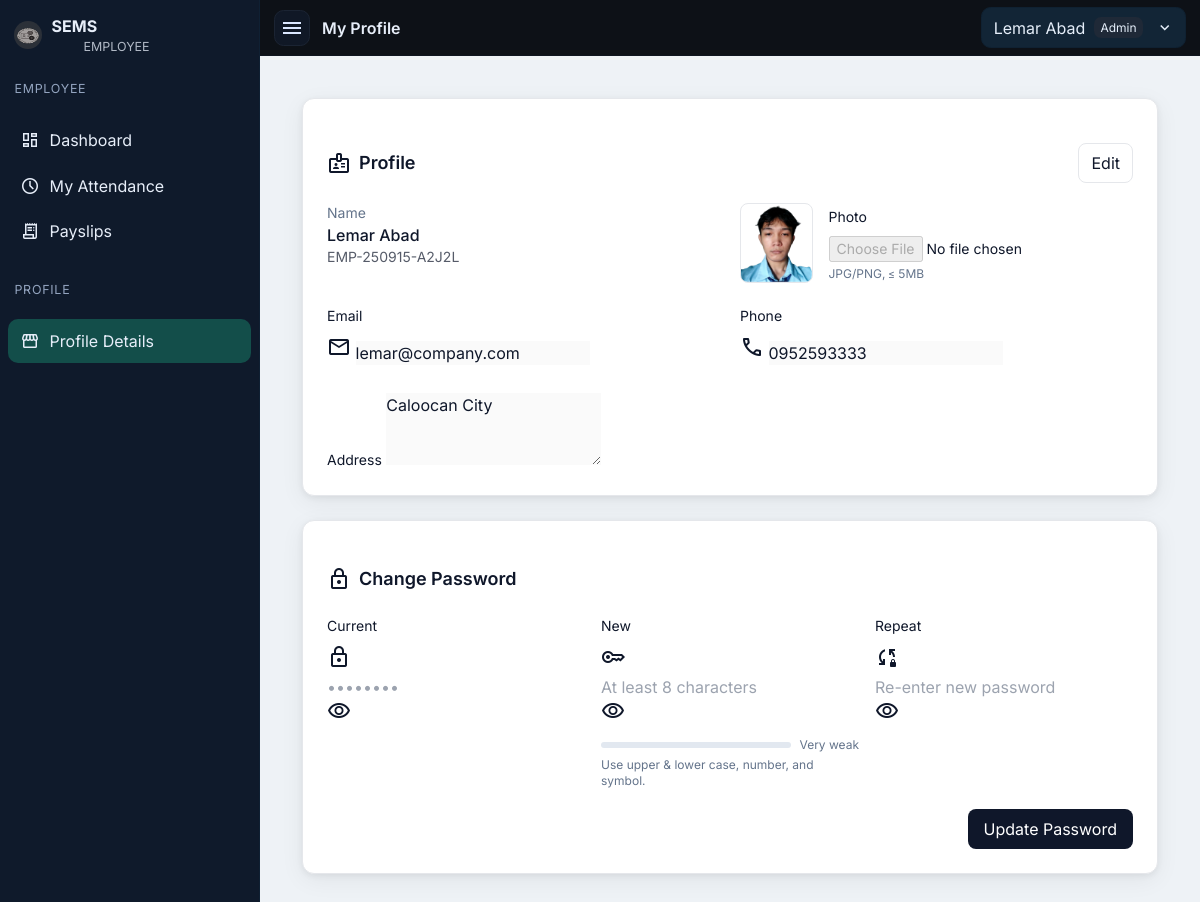
/public/employee/profile.php (signed in), run on the app's committed database.
### tables this page shows
CREATE TABLE `users` (
  `id` int(11) NOT NULL,
  `username` varchar(60) NOT NULL,
  `password_hash` varchar(255) NOT NULL,
  `role` enum('ADMIN','HR','MANAGER','EMPLOYEE') NOT NULL,
  `employee_id` int(11) DEFAULT NULL
);

CREATE TABLE `employees` (
  `id` int(11) NOT NULL,
  `emp_no` varchar(30) NOT NULL,
  `fname` varchar(60) NOT NULL,
  `lname` varchar(60) NOT NULL,
  `position` varchar(80) DEFAULT NULL,
  `department` varchar(80) DEFAULT NULL,
  `pay_group` enum('WEEKLY','SEMI_MONTHLY','MONTHLY') DEFAULT 'SEMI_MONTHLY',
  `monthly_rate` decimal(10,2) DEFAULT 0.00,
  `hourly_rate` decimal(10,2) DEFAULT 0.00,
  `email` varchar(120) DEFAULT NULL,
  `phone` varchar(40) DEFAULT NULL,
  `address` text DEFAULT NULL,
  `photo_path` varchar(255) DEFAULT NULL,
  `active` tinyint(1) DEFAULT 1,
  `created_at` timestamp NOT NULL DEFAULT current_timestamp()
);

### public/partials/auth.php (called while the page is built, shortened)
<?php
function current_user(PDO $db){
  $sql="SELECT u.id,u.username,u.role,u.employee_id,
               COALESCE(CONCAT(e.fname,' ',e.lname), u.username) AS name,
               e.position
        FROM users u
        LEFT JOIN employees e ON e.id=u.employee_id
        WHERE u.id=?";
  $st=$db->prepare($sql); $st->execute([$_SESSION['uid']]);
  return $st->fetch(PDO::FETCH_ASSOC);
}

### public/employee/profile.php (the view, shortened to what this page needs)
<?php
require __DIR__.'/../partials/auth.php'; login_required();
$u = current_user($db);
$emp = $db->prepare("SELECT * FROM employees WHERE id=?");
$emp->execute([$u['employee_id']]);
$e = $emp->fetch(PDO::FETCH_ASSOC);
$page_title='My Profile';
require __DIR__.'/../partials/layout_head.php';
require __DIR__.'/../partials/layout_nav.php';
?>
<div class="max-w-6xl mx-auto p-4 md:p-6 space-y-6">
  <form id="profileForm" method="post" enctype="multipart/form-data" class="bg-white rounded-xl shadow-soft border p-6 space-y-5">
    <div class="flex items-center justify-between">
      <div class="text-lg font-semibold flex items-center gap-2">
        <span class="material-symbols-outlined">badge</span> Profile
      </div>
      <div class="flex gap-2">
        <button type="button" id="editBtn" class="px-3 h-10 rounded-lg border">Edit</button>
      </div>
    </div>
    <div class="grid sm:grid-cols-2 gap-5">
      <div>
        <div class="text-sm text-slate-500">Name</div>
        <div class="font-medium"><?= htmlspecialchars($e['fname'].' '.$e['lname']) ?></div>
        <div class="text-sm opacity-70"><?= htmlspecialchars($e['emp_no']) ?></div>
      </div>
      <div class="flex items-center gap-4">
        <img src="<?= htmlspecialchars($e['photo_path'] ?: '/sems/public/assets/user.svg') ?>"
             class="w-20 h-20 rounded-lg object-cover border">
        <div class="w-full">
          <label class="text-sm">Photo</label>
          <input data-editable type="file" name="photo" accept="image/*" class="mt-2 block text-sm" disabled>
          <div class="text-xs text-slate-500 mt-1">JPG/PNG, ≤ 5MB</div>
        </div>
      </div>
      <div>
        <label class="text-sm">Email</label>
        <div class="input-group mt-2">
          <span class="input-icon material-symbols-outlined">mail</span>
          <input data-editable name="email" value="<?= htmlspecialchars($e['email']) ?>"
                 placeholder="name@company.com" class="form-input" disabled>
        </div>
      </div>
      <div>
        <label class="text-sm">Phone</label>
        <div class="input-group mt-2">
          <span class="input-icon material-symbols-outlined">call</span>
          <input data-editable name="phone" value="<?= htmlspecialchars($e['phone']) ?>"
                 placeholder="09XXXXXXXXX" class="form-input" disabled>
        </div>
      </div>
      <div class="sm:col-span-2">
        <label class="text-sm">Address</label>
        <textarea data-editable name="address" rows="3" placeholder="House #, Street, City / Province, ZIP"
                  class="form-input mt-2 min-h-[44px]" disabled><?= htmlspecialchars($e['address']) ?></textarea>
      </div>
    </div>
  </form>
  <form method="post" class="bg-white rounded-xl shadow-soft border p-6 space-y-5">
    <div class="text-lg font-semibold flex items-center gap-2">
      <span class="material-symbols-outlined">lock</span> Change Password
    </div>
    <div class="grid sm:grid-cols-3 gap-4">
      <div>
        <label class="text-sm">Current</label>
        <div class="input-group mt-2">
          <span class="input-icon material-symbols-outlined">lock</span>
          <input id="passCur" type="password" name="current" placeholder="••••••••"
                 class="form-input pr-10" required>
          <button class="pass-toggle" type="button" data-target="passCur">
            <span class="material-symbols-outlined">visibility</span>
          </button>
        </div>
      </div>
      <div>
        <label class="text-sm">New</label>
        <div class="input-group mt-2">
          <span class="input-icon material-symbols-outlined">key</span>
          <input id="passNew" type="password" name="new" placeholder="At least 8 characters"
                 class="form-input pr-10" required>
          <button class="pass-toggle" type="button" data-target="passNew">
            <span class="material-symbols-outlined">visibility</span>
          </button>
        </div>
        <div class="mt-2 flex items-center gap-2">
          <div class="h-1.5 w-full bg-slate-200 rounded-full overflow-hidden">
          </div>
          <span id="meterLabel" class="text-xs text-slate-500 whitespace-nowrap">Weak</span>
        </div>
        <div class="text-xs text-slate-500 mt-1">Use upper & lower case, number, and symbol.</div>
      </div>
      <div>
        <label class="text-sm">Repeat</label>
        <div class="input-group mt-2">
          <span class="input-icon material-symbols-outlined">sync_lock</span>
          <input id="passRe" type="password" name="re" placeholder="Re-enter new password"
                 class="form-input pr-10" required>
          <button class="pass-toggle" type="button" data-target="passRe">
            <span class="material-symbols-outlined">visibility</span>
          </button>
        </div>
      </div>
    </div>
    <div class="flex justify-end">
      <button class="px-4 h-10 rounded-lg bg-charcoal text-white">Update Password</button>
    </div>
  </form>
</div>
<?php require __DIR__.'/../partials/layout_foot.php'; ?>

### public/partials/layout_nav.php (shortened to what this page needs)
<?php
require_once __DIR__.'/auth.php';
$u = current_user($db) ?? ['name'=>'User','role'=>'EMPLOYEE','position'=>null];
$page_title = $page_title ?? 'Dashboard';
function sems_nav_sections(string $role): array {
  $sections = [];
  if ($role === 'EMPLOYEE') {
    $sections[] = ['label'=>'Employee','items'=>[
      ['Dashboard','/sems/public/employee/dashboard.php','dashboard'],
      ['My Attendance','/sems/public/employee/attendance.php','schedule'],
      ['Payslips','/sems/public/employee/payslips.php','receipt_long'],
    ]];
  }
  $sections[] = ['label'=>'Profile','items'=>[
    ['Profile Details','/sems/public/employee/profile.php','storefront']
  ]];
  return $sections;
}
$sections = sems_nav_sections($u['role']);
?>
<nav id="sb" class="sb" aria-label="Sidebar">
  <div class="sb-head">
    <img src="/sems/public/assets/logo.png" alt="SEMS">
    <div>
      <div style="font-weight:700">SEMS</div>
      <div class="sb-role"><?= htmlspecialchars($u['role']) ?></div>
    </div>
  </div>
  <?php foreach ($sections as $section): ?>
    <div class="sb-section"><?= htmlspecialchars($section['label']) ?></div>
    <ul>
      <?php foreach ($section['items'] as [$label,$href,$icon]):
        $is = (strpos($_SERVER['REQUEST_URI'],$href)===0) ? 'active' : ''; ?>
        <li><a class="<?= $is ?>" href="<?= $href ?>"><span class="ms"><?= $icon ?></span><span><?= htmlspecialchars($label) ?></span></a></li>
      <?php endforeach; ?>
    </ul>
  <?php endforeach; ?>
</nav>
<header class="topbar" role="banner">
  <button id="toggle" class="hambtn" aria-label="Toggle navigation">
    <span class="material-symbols-outlined">menu</span>
  </button>
  <div style="font-weight:600"><?= htmlspecialchars($page_title) ?></div>
  <div class="menu" id="profileMenu">
    <button class="menu-btn" type="button" title="Account">
      <span><?= htmlspecialchars($u['name'] ?? 'User') ?></span>
      <?php if(!empty($u['position'])): ?><span class="badge"><?= htmlspecialchars($u['position']) ?></span><?php endif; ?>
      <span class="material-symbols-outlined" style="font-size:18px;margin-left:.25rem">expand_more</span>
    </button>
  </div>
</header>
<div id="main"><div class="container">

### public/partials/layout_head.php (style rules this page uses)
:root { --sb-w:260px; --brand:#0d1117; --sidebar:#0f1a2b; --sidebar-hover:#14233c; --active:#134e4a; --surface:#eef2f6; --card:#ffffff; --ink:#0f172a; --muted:#64748b; --accent:#10b981; }
* { box-sizing:border-box }
html,body { margin:0 }
body { font-family:Inter,system-ui,Segoe UI,Roboto,Arial,sans-serif; background:var(--surface); color:var(--ink); }
.topbar { position:sticky; top:0; z-index:50; height:56px; display:flex; align-items:center; gap:.75rem; background:var(--brand); color:#e7eef9; border-bottom:1px solid #0e1520; padding-inline:14px; transition: padding-left .2s ease; }
.hambtn { width:36px;height:36px;display:inline-grid;place-items:center;border-radius:.6rem;border:1px solid #1b2433;background:#101826;color:#dbe7ff;cursor:pointer }
.material-symbols-outlined { font-variation-settings:'FILL' 0,'wght' 400,'GRAD' 0,'opsz' 24 }
.menu { position:relative;margin-left:auto }
.menu-btn { display:flex;align-items:center;gap:.55rem;cursor:pointer;background:#122536;color:#e5eef9;border:1px solid #0f2132;border-radius:.6rem;padding:.45rem .7rem }
.badge { background:#1f2937;color:#e5eef9;font-size:.75rem;border-radius:.45rem;padding:.12rem .4rem }
.sb { position:fixed;inset:0 auto 0 0;z-index:60;width:var(--sb-w);background:var(--sidebar);color:#e7eef9;border-right:1px solid #0f2033;transform:translateX(-100%);transition:transform .2s ease;display:flex;flex-direction:column }
.sb.open { transform:translateX(0) }
.sb-head { display:flex;gap:.6rem;align-items:center;padding:14px }
.sb-head img { width:28px;height:28px;border-radius:50%;background:#2b3038 }
.sb-role { font-size:.78rem;opacity:.75;margin-left:2rem }
.sb ul { list-style:none;margin:8px 8px 16px;padding:0 }
.sb li { margin:.1rem 0 }
.sb a { display:flex;align-items:center;gap:.6rem;color:#e7eef9;padding:10px 12px;border-radius:10px }
.sb a.active { background:var(--active) }
.sb-section { padding:.6rem .9rem;color:#93a4bf;font-size:.78rem;text-transform:uppercase;letter-spacing:.06em }
.ms { font-family:'Material Symbols Outlined';font-weight:400;font-style:normal;font-size:20px;line-height:1 }
#main { min-height:calc(100vh - 56px);transition:padding-left .2s ease; }
.container { max-width:1100px;margin:0 auto;padding:18px }
@media (min-width: 992px) { body.with-sb .topbar { padding-left:calc(14px + var(--sb-w)); } }
@media (min-width: 992px) { body.with-sb #main { padding-left:var(--sb-w); } }

### public/employee/profile.php (style rules this page uses)
.form-input { @apply w-full rounded-xl border border-slate-300 bg-white placeholder-slate-400 h-11 px-3 pl-10 text-[15px] outline-none; }
.form-input[disabled] { @apply bg-slate-50 text-slate-700 cursor-default; }
.input-group { @apply relative; }
.input-icon { @apply absolute left-3 top-1/2 -translate-y-1/2 text-slate-400 text-[20px] pointer-events-none; }
.pass-toggle { @apply absolute right-2 top-1/2 -translate-y-1/2 w-8 h-8 grid place-items-center rounded-md text-slate-500 hover:bg-slate-100; }
.min-h-\[44px\] { min-height:44px; }

### data on the page
users: role "EMPLOYEE", employee.position "Admin"
employees: fname+lname "Lemar Abad", emp_no "EMP-250915-A2J2L", photo_path (picture), email "lemar@company.com", phone "0952593333", address "Caloocan City"

### other printed values
$section['label'] "EMPLOYEE"
$label "Dashboard"
$label "My Attendance"
$label "Payslips"
$section['label'] "PROFILE"
$label "Profile Details"
$page_title "My Profile"
$u['name'] "Lemar Abad"
